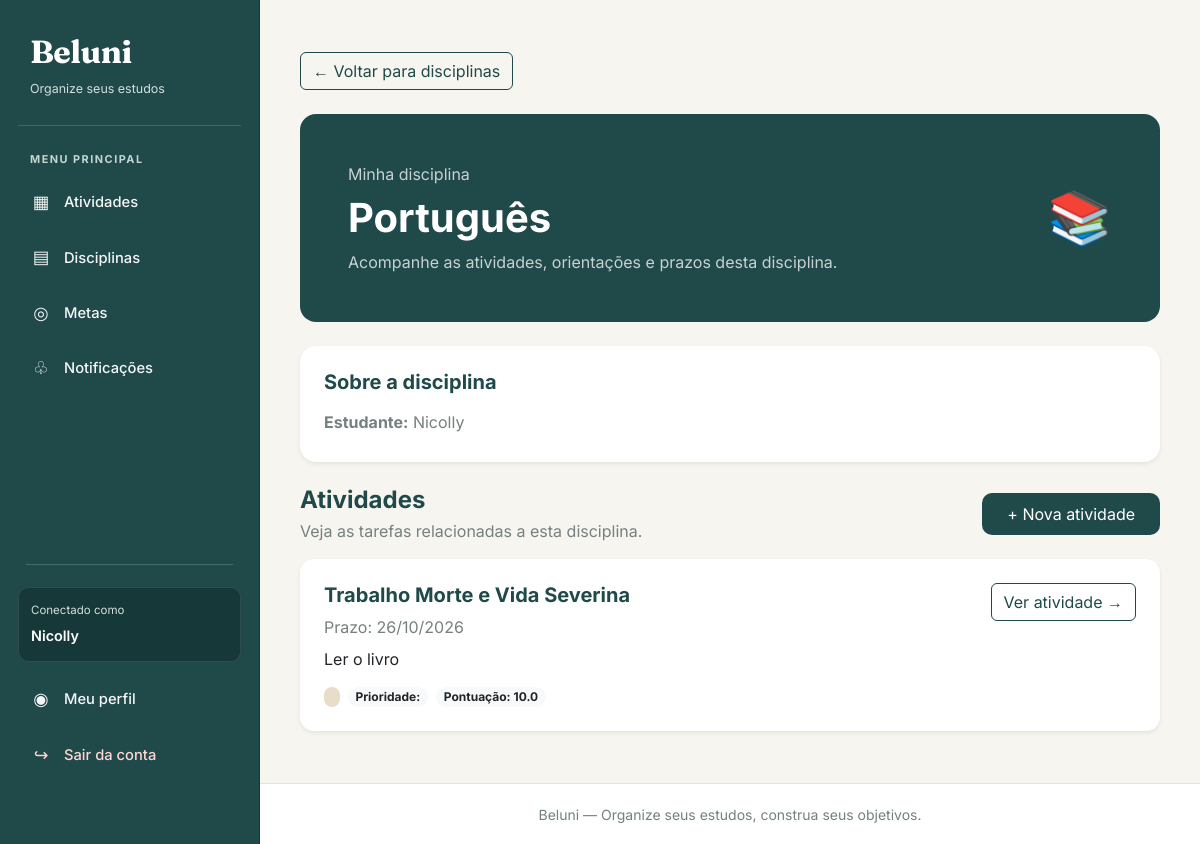
The app's page /disciplinas/8/ (signed in) with its own data.
### disciplinas/models.py (models this page shows, shortened)
class Disciplina(models.Model):
    nomedisciplina = models.CharField(max_length=100)
    estudante = models.ForeignKey(
        'estudante.Estudante',
        on_delete=models.CASCADE
    )

### estudante/models.py (models this page shows)
class Estudante(User):
    cpf = models.CharField(max_length=14)
    nome = models.CharField(max_length=100)
    def __str__(self):
        return self.nome

### atividade/models.py (models this page shows, shortened)
class Atividade(models.Model):
    titulo = models.CharField(max_length=100)
    data = models.DateField()
    detalhamento_atividade = models.CharField(max_length=255)
    status = models.CharField(max_length=50)
    prioridade = models.CharField(max_length=50)
    pontuacao = models.FloatField()
    disciplinas = models.ManyToManyField(
        Disciplina,
        through="AtividadeInterdisciplinar",
        related_name="atividades"
    )

### disciplinas/views.py (the view)
# urls.py: path('<int:id>/', views.detalhar_disciplina, name='detalhar_disciplina'),
@login_required
@permission_required('disciplinas.view_disciplina')
def detalhar_disciplina(request, id):
    estudante = obter_estudante(request.user)
    disciplina = get_object_or_404(
        Disciplina.objects.filter(
            estudante=estudante
        ).prefetch_related('atividades'),
        id=id
    )
    atividades = disciplina.atividades.filter(
        disciplinas__estudante=estudante
    ).distinct().order_by('data')
    return render(
        request,
        'disciplinas/detalhar.html',
        {
            'disciplina': disciplina,
            'atividades': atividades,
        }
    )

### disciplinas/views.py (called while the page is built)
def obter_estudante(usuario):
    return get_object_or_404(
        Estudante,
        pk=usuario.pk
    )

### disciplinas/templates/disciplinas/detalhar.html (shortened to what this page needs)
{% extends 'base.html' %}
{% block conteudo %}
<div class="container py-4">
    <a href="{% url 'listar_disciplinas' %}"
       class="btn btn-outline-primary mb-4">
        ← Voltar para disciplinas
    </a>
    <div class="p-4 p-md-5 rounded-4 mb-4"
         style="background-color: #20494A; color: white;">
        <div class="d-flex flex-wrap justify-content-between align-items-center gap-3">
            <div>
                <p class="mb-2 opacity-75">Minha disciplina</p>
                <h1 class="fw-bold mb-2">
                    {{ disciplina.nomedisciplina }}
                </h1>
                <p class="mb-0 opacity-75">
                    Acompanhe as atividades, orientações e prazos desta disciplina.
                </p>
            </div>
            <div style="font-size: 52px;">📚</div>
        </div>
    </div>
    <div class="card border-0 shadow-sm mb-4"
         style="border-radius: 16px;">
        <div class="card-body p-4">
            <h2 class="h5 fw-bold mb-3" style="color: #20494A;">
                Sobre a disciplina
            </h2>
            <p class="mb-1" style="color: #758080;">
                <strong>Estudante:</strong>
                {{ disciplina.estudante }}
            </p>
        </div>
    </div>
    <div class="d-flex flex-wrap justify-content-between align-items-center gap-3 mb-3">
        <div>
            <h2 class="h4 fw-bold mb-1" style="color: #20494A;">
                Atividades
            </h2>
            <p class="mb-0" style="color: #758080;">
                Veja as tarefas relacionadas a esta disciplina.
            </p>
        </div>
        <a href="{% url 'criar_atividade_disciplina' disciplina.id %}"
           class="btn text-white px-4 py-2"
           style="background-color: #20494A; border-radius: 10px;">
            + Nova atividade
        </a>
    </div>
    {% if atividades %}
        <div class="row g-3">
            {% for atividade in atividades %}
                <div class="col-12">
                    <div class="card border-0 shadow-sm"
                         style="border-radius: 14px;">
                        <div class="card-body p-4">
                            <div class="d-flex flex-wrap justify-content-between align-items-start gap-3">
                                <div class="flex-grow-1">
                                    <h3 class="h5 fw-bold mb-2"
                                        style="color: #20494A;">
                                        {{ atividade.titulo }}
                                    </h3>
                                    <p class="mb-2" style="color: #758080;">
                                        <icon name="calendar" inline size="sm" />
                                        Prazo:
                                        {% if atividade.data %}
                                            {{ atividade.data|date:"d/m/Y" }}
                                        {% else %}
                                            Não informado
                                        {% endif %}
                                    </p>
                                    {% if atividade.detalhamento_atividade %}
                                        <p class="mb-3">
                                            {{ atividade.detalhamento_atividade|truncatewords:25 }}
                                        </p>
                                    {% endif %}
                                    <div class="d-flex flex-wrap gap-2">
                                        <span class="badge rounded-pill"
                                              style="background-color: #E8DDC8; color: #20494A;">
                                        </span>
                                        <span class="badge rounded-pill bg-light text-dark">
                                            Prioridade: {{ atividade.get_prioridade_display }}
                                        </span>
                                        {% if atividade.pontuacao %}
                                            <span class="badge rounded-pill bg-light text-dark">
                                                Pontuação: {{ atividade.pontuacao }}
                                            </span>
                                        {% endif %}
                                    </div>
                                </div>
                                <div>
                                    <a href="{% url 'detalhar_atividade' atividade.id %}"
                                       class="btn btn-outline-primary">
                                        Ver atividade →
                                    </a>
                                </div>
                            </div>
                        </div>
                    </div>
                </div>
            {% endfor %}
        </div>
    {% endif %}
</div>
{% endblock %}

### templates/base.html (shortened to what this page needs)
{% load static %}
<!DOCTYPE html>
<html lang="pt-br">
<head>
    <link href="https://cdn.jsdelivr.net/npm/bootstrap@5.3.3/dist/css/bootstrap.min.css"
          rel="stylesheet">
</head>
<body>
<div class="app-layout">
    <div class="offcanvas-lg offcanvas-start sidebar"
         tabindex="-1"
         id="menuLateral"
         aria-labelledby="tituloMenuLateral">
        <div class="sidebar-inner">
            <div class="brand-area">
                <a href="{% url 'listar_atividades' %}"
                   class="brand-name"
                   id="tituloMenuLateral">
                    Beluni
                </a>
                <span class="brand-description">
                    Organize seus estudos
                </span>
            </div>
            {% if user.is_authenticated %}
                <p class="menu-label">Menu principal</p>
                <ul class="nav flex-column">
                    <li class="nav-item">
                        <a class="nav-link"
                           href="{% url 'listar_atividades' %}">
                            <span class="menu-icon">▦</span>
                            <span>Atividades</span>
                        </a>
                    </li>
                    <li class="nav-item">
                        <a class="nav-link"
                           href="{% url 'listar_disciplinas' %}">
                            <span class="menu-icon">▤</span>
                            <span>Disciplinas</span>
                        </a>
                    </li>
                    <li class="nav-item">
                        <a class="nav-link"
                           href="{% url 'listar_metas' %}">
                            <span class="menu-icon">◎</span>
                            <span>Metas</span>
                        </a>
                    </li>
                    <li class="nav-item">
                        <a class="nav-link"
                           href="{% url 'notificacao:listar_notificacoes' %}">
                            <span class="menu-icon">♧</span>
                            <span>Notificações</span>
                        </a>
                    </li>
                </ul>
                <div class="sidebar-bottom">
                    <hr class="sidebar-divider">
                    <div class="user-box">
                        <span class="user-box-label">
                            Conectado como
                        </span>
                        <span class="user-box-name">
                            {{ user.get_full_name|default:user.username }}
                        </span>
                    </div>
                    <ul class="nav flex-column">
                        <li class="nav-item">
                            <a class="nav-link"
                               href="{% url 'meu_perfil' %}">
                                <span class="menu-icon">◉</span>
                                <span>Meu perfil</span>
                            </a>
                        </li>
                        <li class="nav-item">
                            <a class="nav-link logout-link"
                               href="{% url 'logout_estudante' %}">
                                <span class="menu-icon">↪</span>
                                <span>Sair da conta</span>
                            </a>
                        </li>
                    </ul>
                </div>
            {% endif %}
        </div>
    </div>
    <div class="main-area">
        <main class="main-content">
            {% block conteudo %}{% endblock %}
        </main>
        <footer class="main-footer">
            <small>
                Beluni — Organize seus estudos, construa seus objetivos.
            </small>
        </footer>
    </div>
</div>
</body>
</html>

### templates/base.html (style rules this page uses)
:root { --beluni-petroleo: #20494A; --beluni-petroleo-escuro: #173839; --beluni-petroleo-hover: #2D5B5C; --beluni-areia: #E8DDC8; --beluni-fundo: #F7F5EF; --beluni-texto: #293B3B; --beluni-suave: #758080; --beluni-borda: #E5E2D9; }
* { box-sizing: border-box; }
body { margin: 0; min-height: 100vh; font-family: 'Inter', sans-serif; background-color: var(--beluni-fundo); color: var(--beluni-texto); }
.app-layout { display: flex; min-height: 100vh; }
.sidebar { flex: 0 0 260px; width: 260px; min-height: 100vh; background-color: var(--beluni-petroleo) !important; color: #FFFFFF; border-right: 1px solid var(--beluni-petroleo-escuro); }
.sidebar-inner { display: flex; flex-direction: column; min-height: 100vh; padding: 28px 18px 20px; background-color: var(--beluni-petroleo) !important; }
.brand-area { position: relative; padding: 0 12px 26px; margin-bottom: 25px; background-color: var(--beluni-petroleo); border-bottom: 1px solid rgba(255, 255, 255, 0.16); }
.brand-name { display: inline-block; font-family: 'Fraunces', serif; font-size: 2rem; font-weight: 700; letter-spacing: -0.5px; color: #FFFFFF !important; text-decoration: none; }
.brand-description { display: block; margin-top: 4px; color: #D2E0DC; font-size: 0.78rem; }
.menu-label { padding: 0 12px; margin: 0 0 10px; color: #C3D6D1; font-size: 0.68rem; font-weight: 700; letter-spacing: 1.5px; text-transform: uppercase; }
.sidebar .nav { gap: 5px; }
.sidebar .nav-link { display: flex; align-items: center; gap: 12px; padding: 12px; border-radius: 9px; background-color: transparent; color: #F5F7F6; font-size: 0.92rem; font-weight: 500; text-decoration: none; transition: background-color 0.2s ease, color 0.2s ease; }
.menu-icon { display: inline-flex; align-items: center; justify-content: center; width: 22px; flex-shrink: 0; font-size: 1.1rem; }
.sidebar-divider { border: 0; border-top: 1px solid rgba(255, 255, 255, 0.18); margin: 22px 8px; opacity: 1; }
.sidebar-bottom { margin-top: auto; padding-top: 22px; background-color: var(--beluni-petroleo); }
.user-box { padding: 14px 12px; margin-bottom: 12px; background-color: var(--beluni-petroleo-escuro); border: 1px solid rgba(255, 255, 255, 0.10); border-radius: 10px; overflow-wrap: anywhere; }
.user-box-label { display: block; color: #D2E0DC; font-size: 0.72rem; margin-bottom: 4px; }
.user-box-name { color: #FFFFFF; font-size: 0.9rem; font-weight: 600; }
.sidebar .logout-link { color: #FFD6D2; }
.main-area { display: flex; flex-direction: column; flex: 1; min-width: 0; min-height: 100vh; background-color: var(--beluni-fundo); }
.main-content { flex: 1; min-width: 0; padding: 28px; }
.btn-outline-primary { color: var(--beluni-petroleo); border-color: var(--beluni-petroleo); }
.card { border-radius: 1rem; }
.main-footer { padding: 18px 24px; border-top: 1px solid var(--beluni-borda); background-color: #FFFFFF; color: var(--beluni-suave); text-align: center; }

### records on screen
Disciplina: nomedisciplina "Português", estudante "Nicolly"
Atividade: titulo "Trabalho Morte e Vida Severina", data "26/10/2026", detalhamento_atividade "Ler o livro", pontuacao "10.0"

### other values on screen
{{ user.get_full_name|default:user.username }} "Nicolly"
